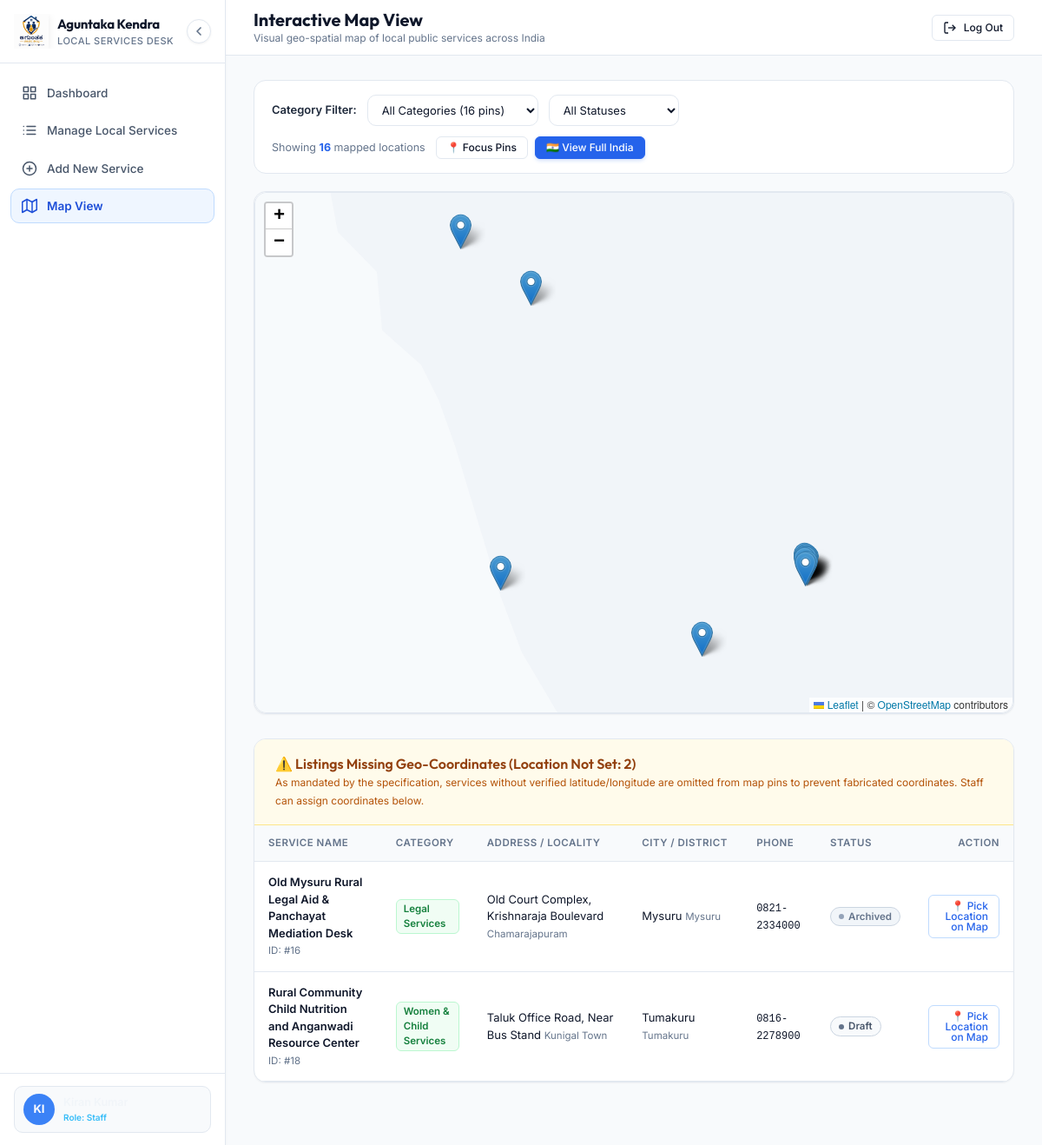
The app's page /map.php (signed in) with its own data.
### tables this page shows
CREATE TABLE IF NOT EXISTS `local_services` (
    `id` INT AUTO_INCREMENT PRIMARY KEY,
    `service_name` VARCHAR(150) NOT NULL,
    `category` VARCHAR(60) NOT NULL,
    `short_description` VARCHAR(255) NULL,
    `description` TEXT NULL,
    `file_url` VARCHAR(255) NULL,
    `file_name` VARCHAR(255) NULL,
    `file_type` VARCHAR(100) NULL,
    `phone` VARCHAR(25) NOT NULL,
    `alternate_phone` VARCHAR(25) NULL,
    `email` VARCHAR(100) NULL,
    `website` VARCHAR(255) NULL,
    `contact_person` VARCHAR(100) NULL,
    `address_line` VARCHAR(255) NOT NULL,
    `locality` VARCHAR(100) NOT NULL,
    `city` VARCHAR(100) NOT NULL,
    `district` VARCHAR(100) NOT NULL,
    `state` VARCHAR(100) DEFAULT 'Karnataka',
    `pincode` VARCHAR(10) NULL,
    `latitude` DECIMAL(10, 7) NULL,
    `longitude` DECIMAL(10, 7) NULL,
    `opening_time` TIME NULL,
    `closing_time` TIME NULL,
    `working_days` VARCHAR(100) NULL,
    `is_24_hours` TINYINT(1) DEFAULT 0,
    `availability_notes` TEXT NULL,
    `facilities` TEXT NULL,
    `accessibility_notes` TEXT NULL,
    `public_notes` TEXT NULL,
    `internal_notes` TEXT NULL,
    `status` ENUM('Draft', 'Published', 'Inactive', 'Archived') DEFAULT 'Draft',
    `created_by` INT NULL,
    `updated_by` INT NULL,
    `created_at` DATETIME DEFAULT CURRENT_TIMESTAMP,
    `updated_at` DATETIME DEFAULT CURRENT_TIMESTAMP ON UPDATE CURRENT_TIMESTAMP,
    `published_at` DATETIME NULL,
    INDEX `idx_category` (`category`),
    INDEX `idx_status` (`status`),
    INDEX `idx_city` (`city`),
    INDEX `idx_district` (`district`),
    INDEX `idx_coords` (`latitude`, `longitude`),
    CONSTRAINT `fk_service_creator` FOREIGN KEY (`created_by`) REFERENCES `staff_users` (`id`) ON DELETE SET NULL,
    CONSTRAINT `fk_service_updater` FOREIGN KEY (`updated_by`) REFERENCES `staff_users` (`id`) ON DELETE SET NULL
);

### map.php (the view, shortened to what this page needs)
<?php
require_once __DIR__ . '/includes/header.php';
require_once __DIR__ . '/includes/sidebar.php';
require_once __DIR__ . '/includes/topbar.php';
$pdo = Database::getConnection();
$mapStmt = $pdo->query("
    SELECT id, service_name, category, locality, city, district, address_line,
           latitude, longitude, phone, status, is_24_hours
    FROM local_services
    WHERE latitude IS NOT NULL AND longitude IS NOT NULL
    ORDER BY service_name ASC
");
$geoServices = $mapStmt->fetchAll();
$missingStmt = $pdo->query("
    SELECT id, service_name, category, locality, city, district, address_line, status, phone
    FROM local_services
    WHERE latitude IS NULL OR longitude IS NULL
    ORDER BY service_name ASC
");
$missingServices = $missingStmt->fetchAll();
?>
<div class="filter-bar" style="justify-content:space-between;">
    <div style="display:flex; align-items:center; gap:12px; flex-wrap:wrap;">
        <span style="font-weight:600; font-size:13px; color:#1e293b;">Category Filter:</span>
        <select id="mapCategoryFilter" class="filter-select" style="min-width:180px;">
            <option value="">All Categories (<?= count($geoServices) ?> pins)</option>
        </select>
        <select id="mapStatusFilter" class="filter-select" style="min-width:150px;">
            <option value="">All Statuses</option>
        </select>
    </div>
    <div style="display:flex; align-items:center; gap:8px; flex-wrap:wrap;">
        <span style="font-size:12.5px; color:#64748b; margin-right:4px;">
            Showing <strong id="activePinCount" style="color:#2563eb;"><?= count($geoServices) ?></strong> mapped locations
        </span>
        <button id="focusPinsBtn" class="btn btn-secondary btn-sm" title="Focus zoom on active service pins">
            📍 Focus Pins
        </button>
        <button id="resetMapCenterBtn" class="btn btn-primary btn-sm" title="Fit Entire India into View">
            🇮🇳 View Full India
        </button>
    </div>
</div>
<div class="card" style="margin-bottom:28px;">
    <div class="card-body" style="padding:0;">
        <div id="fullMapView" class="leaflet-map-wrapper" style="height: 600px;"></div>
    </div>
</div>
<div class="card">
    <div class="card-header" style="background:#fffbeb; border-color:#fde68a;">
        <div>
            <h3 class="card-title" style="color:#92400e;">
                ⚠️ Listings Missing Geo-Coordinates (Location Not Set: <?= count($missingServices) ?>)
            </h3>
            <span class="card-subtitle" style="color:#b45309;">
                As mandated by the specification, services without verified latitude/longitude are omitted from map pins to prevent fabricated coordinates. Staff can assign coordinates below.
            </span>
        </div>
    </div>
    <div class="table-responsive">
        <table class="data-table">
            <thead>
                <tr>
                    <th>Service Name</th>
                    <th>Category</th>
                    <th>Address / Locality</th>
                    <th>City / District</th>
                    <th>Phone</th>
                    <th>Status</th>
                    <th style="text-align:right;">Action</th>
                </tr>
            </thead>
            <tbody>
                <?php if (empty($missingServices)): ?>
                    <tr>
                        <td colspan="7" style="text-align:center; padding:24px; color:#059669; font-weight:600;">
                            ✓ All services in the directory currently have valid geographic coordinates!
                        </td>
                    </tr>
                <?php else: ?>
                    <?php foreach ($missingServices as $ms): ?>
                        <tr>
                            <td>
                                <span class="table-service-name"><?= htmlspecialchars($ms['service_name']) ?></span>
                                <span class="table-subtext">ID: #<?= $ms['id'] ?></span>
                            </td>
                            <td>
                                <span class="category-tag"><?= htmlspecialchars($ms['category']) ?></span>
                            </td>
                            <td>
                                <span><?= htmlspecialchars($ms['address_line']) ?></span>
                                <span class="table-subtext"><?= htmlspecialchars($ms['locality']) ?></span>
                            </td>
                            <td>
                                <span><?= htmlspecialchars($ms['city']) ?></span>
                                <span class="table-subtext"><?= htmlspecialchars($ms['district']) ?></span>
                            </td>
                            <td>
                                <span style="font-family:monospace; font-size:12px;"><?= htmlspecialchars($ms['phone']) ?></span>
                            </td>
                            <td>
                                <span class="badge-status status-<?= str_replace(' ', '_', $ms['status']) ?>">
                                    <?= htmlspecialchars($ms['status']) ?>
                                </span>
                            </td>
                            <td style="text-align:right;">
                                <a href="service-form.php?id=<?= $ms['id'] ?>#formMapPicker" class="btn btn-outline-primary btn-sm">
                                    📍 Pick Location on Map
                                </a>
                            </td>
                        </tr>
                    <?php endforeach; ?>
                <?php endif; ?>
            </tbody>
        </table>
    </div>
</div>
<?php require_once __DIR__ . '/includes/footer.php'; ?>

### records on screen
local_services: service_name "Old Mysuru Rural Legal Aid & Panchayat Mediation Desk", id "16", category "Legal Services", address_line "Old Court Complex, Krishnaraja Boulevard", locality "Chamarajapuram", city "Mysuru", district "Mysuru", phone "0821-2334000", status "Archived"
local_services: service_name "Rural Community Child Nutrition and Anganwadi Resource Center", id "18", category "Women & Child Services", address_line "Taluk Office Road, Near Bus Stand", locality "Kunigal Town", city "Tumakuru", district "Tumakuru", phone "0816-2278900", status "Draft"

### other values on screen
substr($currentUser['name'] ?? 'S', 0, 2) "KI"
$currentUser['role'] "Staff"
$pageTitle "Interactive Map View"
$pageSubtitle "Visual geo-spatial map of local public services across India"
count($geoServices) "16"
count($missingServices) "2"
